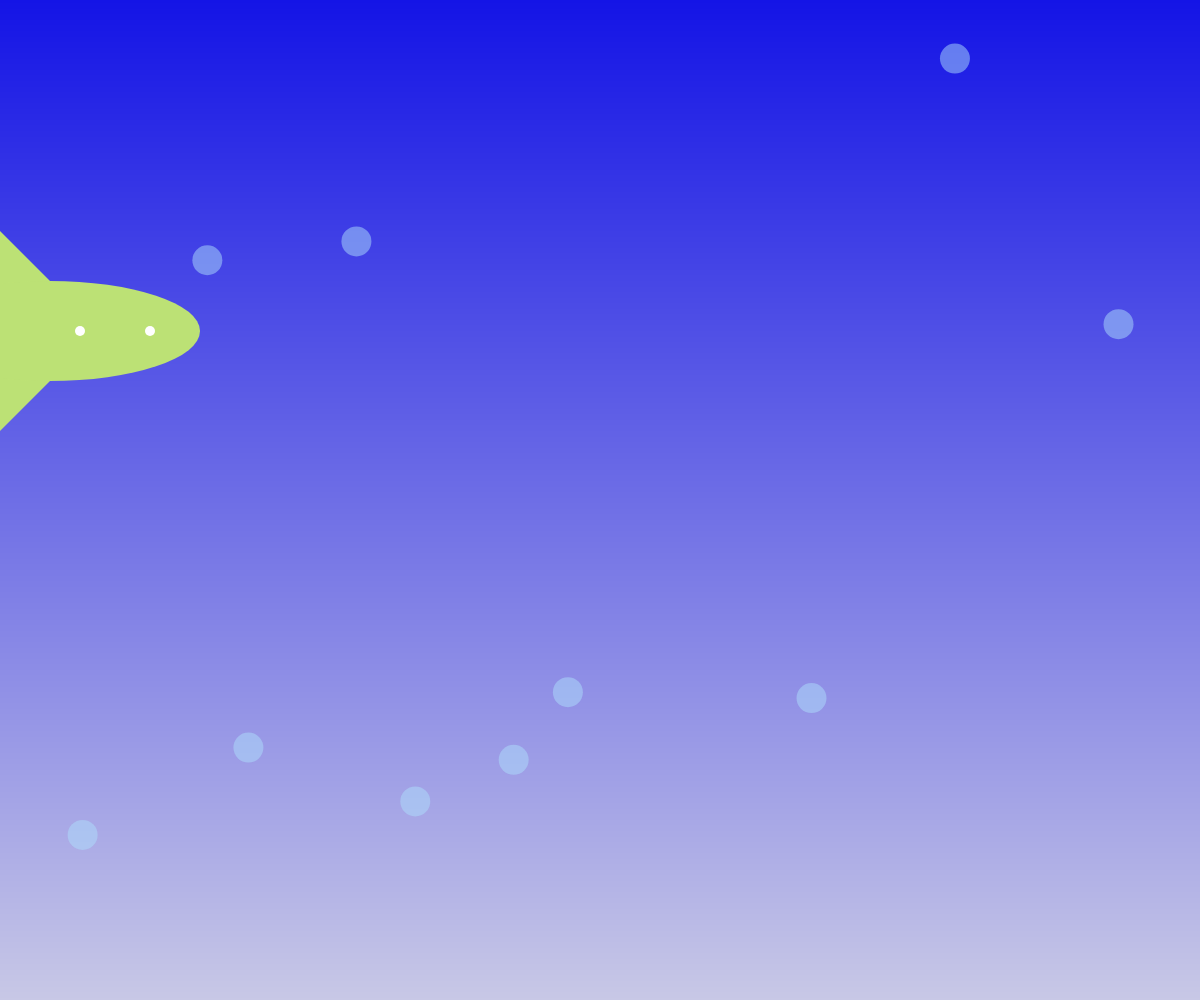
Frame 1 (no input)
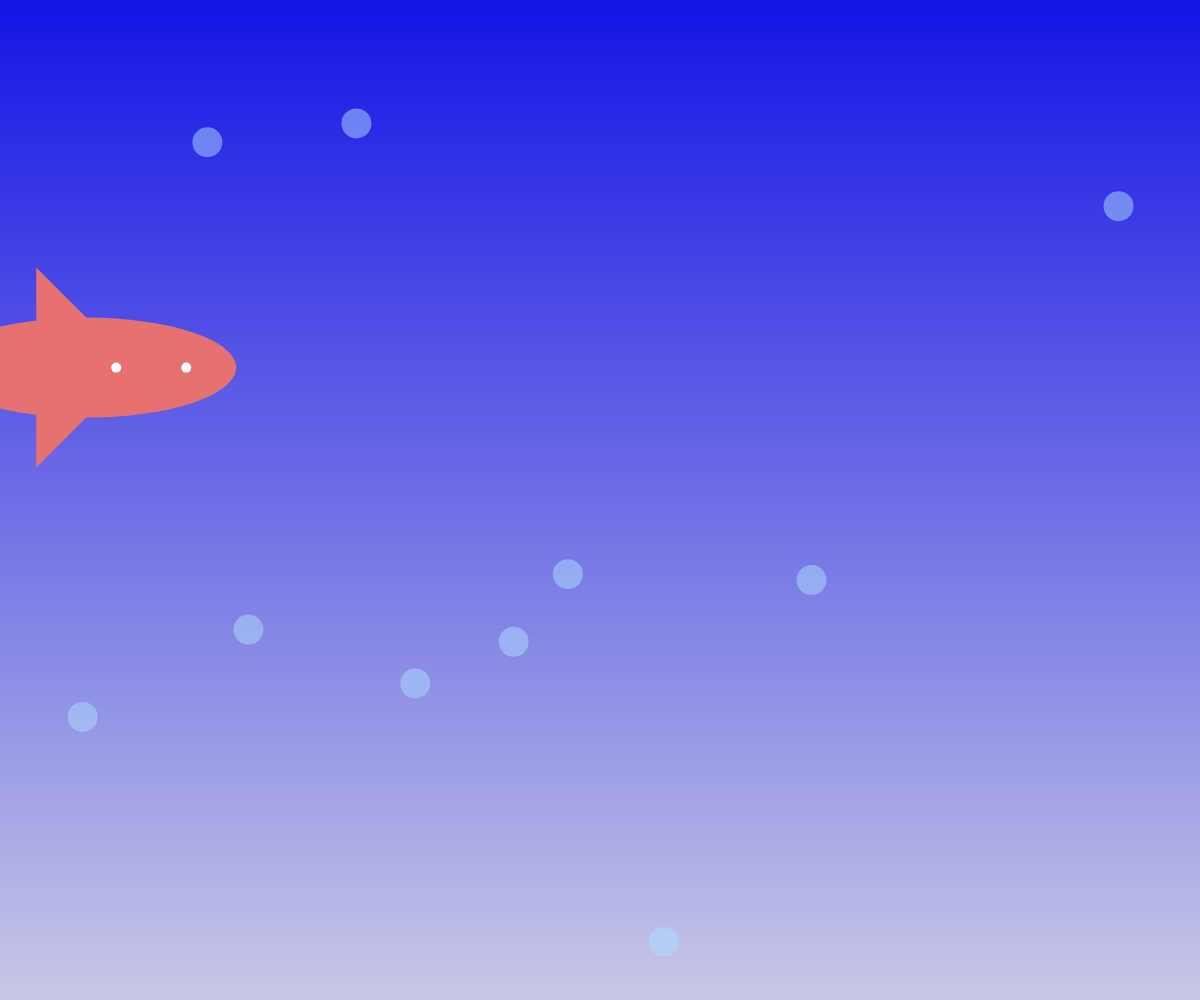
Frame 60 (no input)
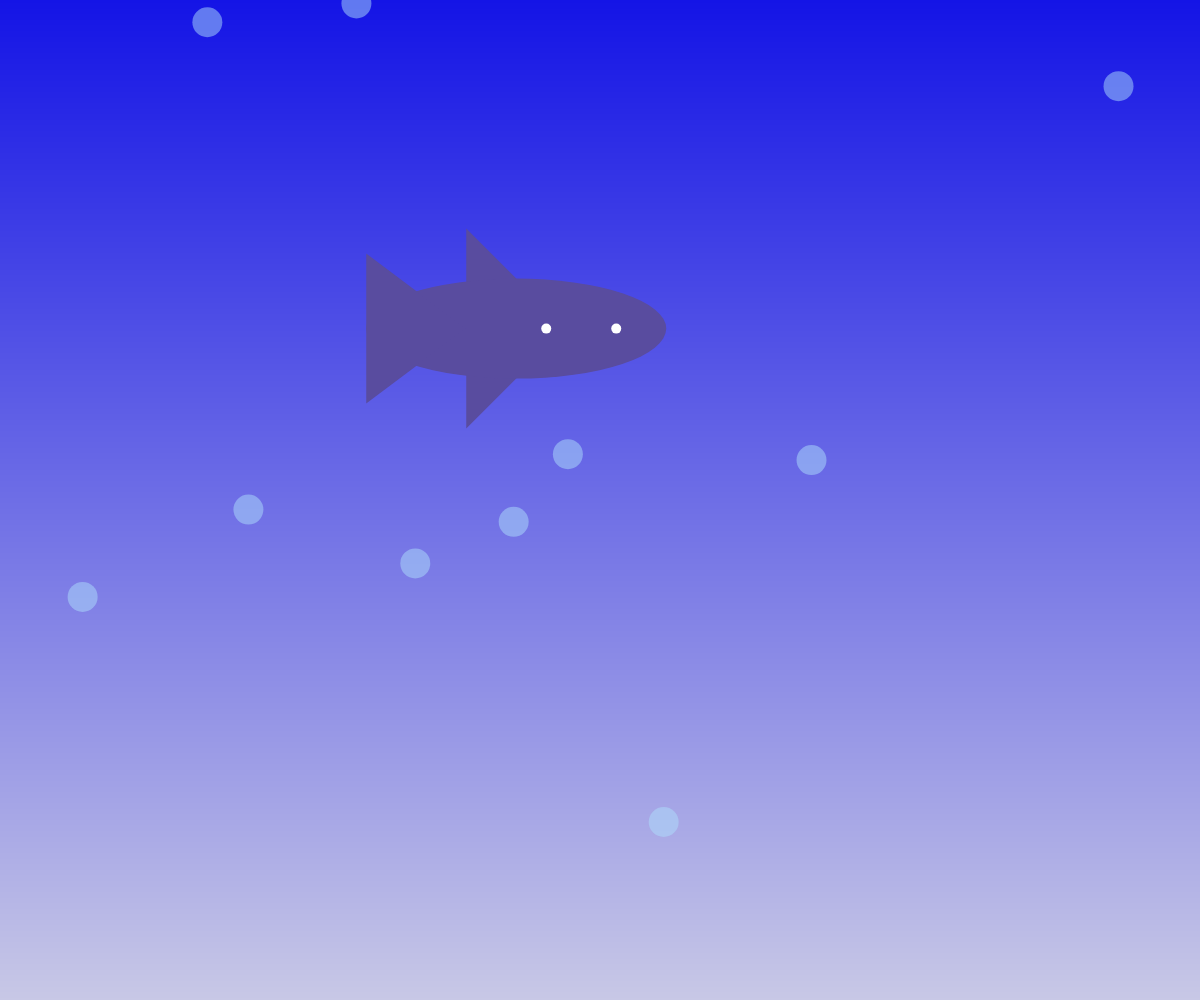
Frame 120 (the mouse pressed at the canvas centre since frame 60)

The p5.js sketch that drew these frames (run headless with seeded random() and noise() and a simulated clock; from frame 60 on, the mouse is pressed at the canvas centre):

// p5.js sketch
// ── sketch.js
let INTERVAL = 0;
let boggus;
let bubbleUP = 2; // Define a speed for bubbles to move up
let bubblewiggle;
let bubblesX;
let numBubbles = 10; // Set the number of bubbles
let bubbles = []; // Create an array to store the bubble properties
let MAN = 0;
let Z = 0;
let x; // Fish's x position
let xEND;
let frequency = 0.01; // Adjust this value to change the frequency of the sine wave
let amplitude; // Adjust this value to change the amplitude of the sine wave
let startY;
let fishSpeed; // Speed of the fish
let fishColor; // Color of the fish
let img;
let showImage = false; // Flag to control image visibility
let alpha = 0; // Alpha value for the image (0 to 255)
let fadingIn = true; // Flag to control fading direction
let fadeSpeed = 2; // Speed of fading


function setup() {
  createCanvas(windowWidth, windowHeight);
  noStroke();
  startY = random(-200, 200);
  boggus = map(noise(INTERVAL), 0, 1, -30, 30);

  // Initialize bubbles with random x positions and starting y position
  for (let i = 0; i < numBubbles; i++) {
    bubbles.push({
      x: random(width),
      y: random(height),
      wiggle: 0
    });
  }
  
  xEND = width / 2 - 100;
  amplitude = height / 20;

  // Initialize fish position, speed, and color
  resetFish();
}

function resetFish() {
  x = -500; // Start fish completely off the left side
  startY = random(-200, 200);
  fishSpeed = random(20, 40); // Assign a new random speed
  fishColor = color(random(255), random(255), random(255)); // Assign a new random color
}

function fished() {
  Z = Z + 0.1;
  let y = sin(Z) * (amplitude * 0.4) + startY;
  fill(fishColor);
  triangle(width / 2 + x, height / 2 + y, xEND + x, height / 2 - 100 + y, xEND + x, height / 2 + 100 + y);
  ellipse(width / 2 - 50 + x, height / 2 + y, 300, 100);
  triangle(width / 2 - 100 + x, height / 2 + y, width / 2 - 200 + x, height / 2 - 75 + y, width / 2 - 200 + x, height / 2 + 75 + y);
  fill(255);
  ellipse(width / 2 + 50 + x, height / 2 + y, 10, 10);
  ellipse(width / 2 - 20 + x, height / 2 + y, 10, 10);
  x = x + fishSpeed;

  if (x > width) {
    resetFish(); // Reset the fish's position, speed, and color
  }
}

function bubblO() {
  fill(174, 221, 252, 128);
  for (let i = 0; i < numBubbles; i++) {
    let bubble = bubbles[i];
    bubblewiggle = boggus;
    bubble.y = bubble.y - bubbleUP;
    if (bubble.y < 0) {
      bubble.y = height;
      bubble.x = random(width);
    }
    ellipse(bubble.x + bubble.wiggle, bubble.y, 30, 30);
  }
}

function draw() {
  // Draw background gradient
  for (let y = 0; y <= height; y++) {
    let c = map(y, 0, height, 20, 200);
    fill(c, c, 230);
    rect(0, y, width, 1);
  }


  bubblO();
  fished();
  INTERVAL += 0.01;
}

// Adjust canvas size when the window is resized
function windowResized() {
  resizeCanvas(windowWidth, windowHeight);
}
